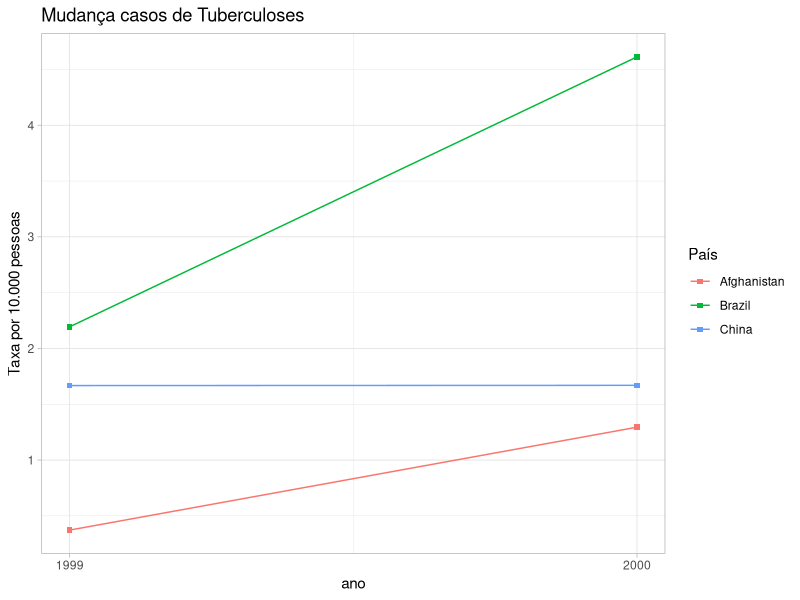

This figure's R source:
#------------------------------------------------------#
# Autor: Oscar J. O. Ayala
#------------------------------------------------------#

# limpar varavies
rm(list = ls())

#1. pacote
library(tidyverse)
library(magrittr)

#2. tabelas
tidyr::table1 %>%
  knitr::kable(caption = "Table 1. Tidy format")

tidyr::table2 %>%
  knitr::kable(caption = "Table 2. Not tidy format")

tidyr::table3 %>%
  knitr::kable(caption = "Table 3. Not tidy format") 

tidyr::table4a %>%
  knitr::kable(caption = "Table 4a. Not tidy format")

tidyr::table4b %>%
  knitr::kable(caption = "Table 4b. Not tidy format") 

# 3. 
taxas <- with(tidyr::table1, cases / population * 10000)

# 4.
tidyr::table1 %>% dplyr::group_by(year) %>% 
  dplyr::summarise(total_cases = sum(cases))

# 5.
tidyr::table1 %>% 
  dplyr::group_by(country) %>% 
  dplyr::summarise(total_cases = sum(cases))

# 6.
tidyr::table1 %>% dplyr::select(-population)

# 7.
tidyr::table1 %>% 
  dplyr::mutate(taxas = cases / population * 10000)  %>% 
  ggplot2::ggplot(ggplot2::aes(year, taxas, group = country)) +
  ggplot2::geom_line(ggplot2::aes(color = country)) + 
  ggplot2::geom_point(ggplot2::aes(color = country), shape = 15) +
  ggplot2::scale_x_continuous(breaks = c(1999, 2000)) +
  ggplot2::labs(title = "Mudança casos de Tuberculoses", x = "ano",
                y = "Taxa por 10.000 pessoas") +
  ggplot2::scale_color_discrete("País") +
  ggplot2::theme_light()

# 8. 
table2 %>% tidyr::pivot_wider(id_cols = c("country", "year"), 
                              names_from = type, values_from = count) %>% 
  dplyr::mutate(taxas = cases / population * 10000) %>% 
  knitr::kable(caption = "Formato tidy")

# 9. 
table4a %<>% tidyr::pivot_longer(cols = c("1999", "2000"), names_to = "year", 
                                values_to = "cases", values_transform = as.integer)

table4b %<>% tidyr::pivot_longer(cols = c("1999", "2000"), names_to = "year", 
                                values_to = "population", values_transform = as.integer)

table_ab <- dplyr::inner_join(table4a, table4b, by = c("country", "year"))
table_ab %>% knitr::kable(caption = "Inner join")

# 10. 
table3 %>% 
  tidyr::separate(col = rate, into = c("cases", "population"), 
                  sep = "/", convert = TRUE) %>% 
  knitr::kable(caption = "Formato tidy")

#-----------------------------------FIM--------------------------------#

